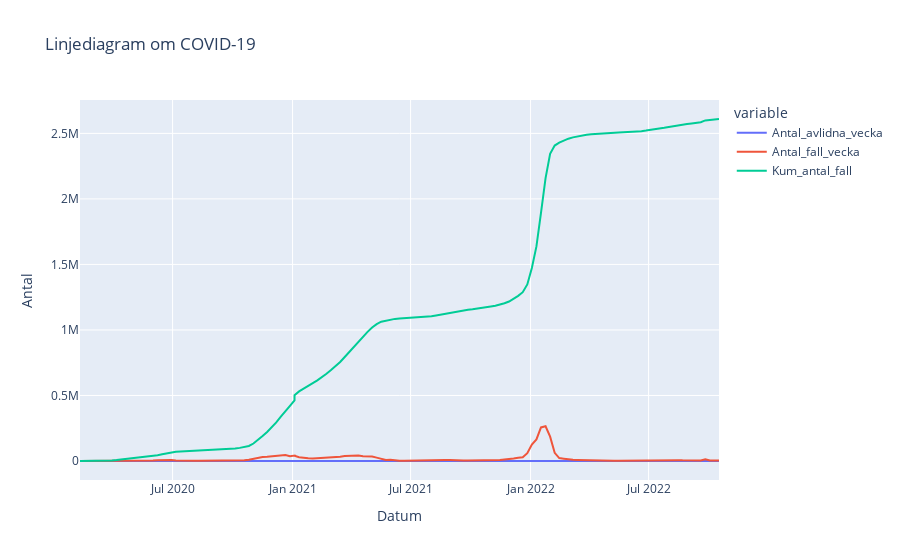

Notebook source saved alongside this figure:
### Markdown cell above
### Plotly diagram för antal fall och antal avlidna

### Code cell
df["Vecka"] = df.apply(lambda row: pd.to_datetime(f"{row['år']}W{row['veckonummer']}-1", format="%YW%W-%w"), axis=1)

start_week = pd.to_datetime("2020-02-03")  # Week 6

df = df[df["Vecka"] >= start_week]

fig = px.line(df, x="Vecka", y=["Antal_avlidna_vecka", "Antal_fall_vecka", "Kum_antal_fall"],
              title="Linjediagram om COVID-19", labels={"value": "Antal"},
              line_dash_sequence=["solid", "dash", "dot"])

fig.update_layout(xaxis_title="Datum")
fig.show()
fig.write_html("Assigment1_plotly.html")

### Figure 1 — Plotly figure (JSON) as saved in the notebook; plotly's stock layout.template omitted (floating-point values rounded to 4 significant figures; data arrays with more than 128 entries replaced by an {"elided": "..."} marker saying what was removed)
{"data": [{"hovertemplate": "variable=Antal_avlidna_vecka<br>Vecka=%{x}<br>Antal=%{y}<extra></extra>", "legendgroup": "Antal_avlidna_vecka", "line": {"color": "#636efa", "dash": "solid"}, "marker": {"symbol": "circle"}, "mode": "lines", "name": "Antal_avlidna_vecka", "orientation": "v", "showlegend": true, "type": "scatter", "x": {"elided": "142 str values"}, "xaxis": "x", "y": {"elided": "142 int values"}, "yaxis": "y"}, {"hovertemplate": "variable=Antal_fall_vecka<br>Vecka=%{x}<br>Antal=%{y}<extra></extra>", "legendgroup": "Antal_fall_vecka", "line": {"color": "#EF553B", "dash": "solid"}, "marker": {"symbol": "circle"}, "mode": "lines", "name": "Antal_fall_vecka", "orientation": "v", "showlegend": true, "type": "scatter", "x": {"elided": "142 str values"}, "xaxis": "x", "y": {"elided": "142 int values"}, "yaxis": "y"}, {"hovertemplate": "variable=Kum_antal_fall<br>Vecka=%{x}<br>Antal=%{y}<extra></extra>", "legendgroup": "Kum_antal_fall", "line": {"color": "#00cc96", "dash": "solid"}, "marker": {"symbol": "circle"}, "mode": "lines", "name": "Kum_antal_fall", "orientation": "v", "showlegend": true, "type": "scatter", "x": {"elided": "142 str values"}, "xaxis": "x", "y": {"elided": "142 int values"}, "yaxis": "y"}], "layout": {"legend": {"title": {"text": "variable"}, "tracegroupgap": 0}, "title": {"text": "Linjediagram om COVID-19"}, "xaxis": {"anchor": "y", "domain": [0, 1], "title": {"text": "Datum"}}, "yaxis": {"anchor": "x", "domain": [0, 1], "title": {"text": "Antal"}}}}
